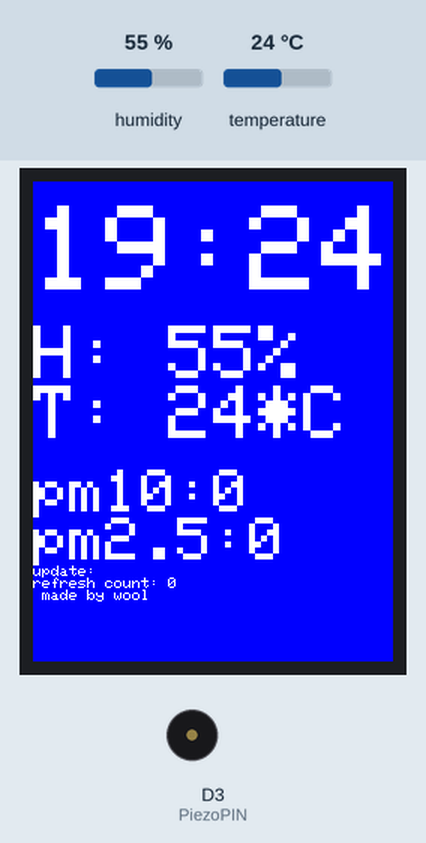
The sketch below on a simulated Arduino MKR. Shown: 240×320 colour display, buzzer (waves = sounding). The test bench sets the inputs (shaded band); at power-on: humidity 55 %, temperature 24 °C. WiFi joins after 1.5 s; servers stay silent unless stated; uploads are accepted with an empty reply; the local clock reads 2024-03-15 10:24:30 at power-on unless the sketch sets it; what the sketch prints to the serial monitor is not drawn.

Above: at 15.6 s.
At 35.7 s:
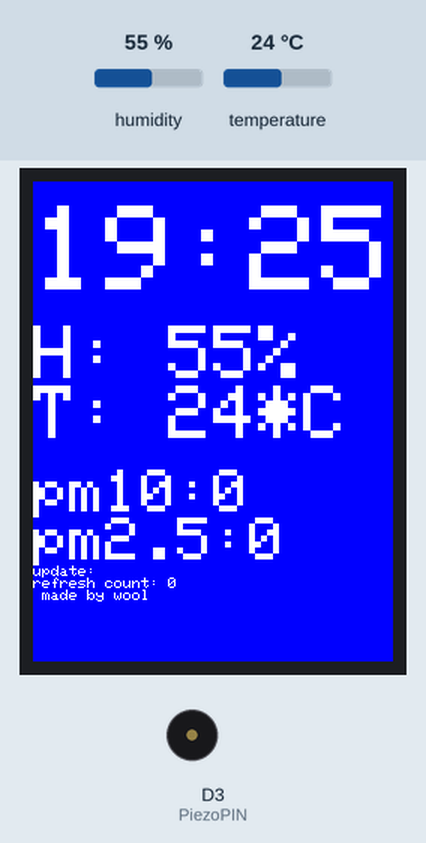
At 96.1 s:
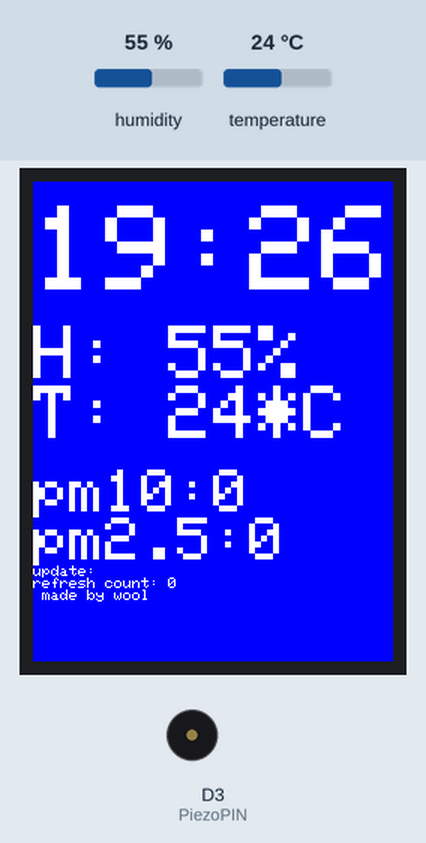
Timing chart, 0 to 97.6 s (numbered marks = the images above):
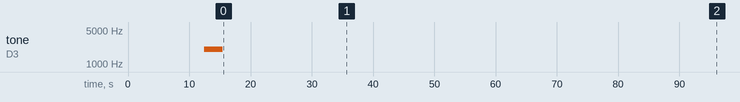

Measured:
- what the display in image 0 shows lasts 20.1 s, from 15.6 s to 35.7 s
- what the display in image 1 shows lasts 60.3 s, from 35.7 s to 96.0 s

The sketch:

dust09_piezo.ino
```cpp
#include <SPI.h>
#include <WiFi101.h>
#include <WiFiUdp.h>
#include <RTCZero.h>
#include <Adafruit_GFX.h>
#include <Adafruit_ILI9341.h>
#include <DHT.h>
#include <Wire.h>

RTCZero rtc;
WiFiClient client;

///////please enter your sensitive data in the Secret tab/arduino_secrets.h
char ssid[] = "wool2";        // your network SSID (name)
char pass[] = "1q3e5t7u!";    // your network password (use for WPA, or use as key for WEP)
int keyIndex = 0;            // your network key Index number (needed only for WEP)

int status = WL_IDLE_STATUS;

char server[] = "openapi.airkorea.or.kr";

#define APIKEY    "nESF1DreNeshOI7Q6zdswaS7wzLtVFLILOfnpEs%2B2QIUSVhqQoZ6udu8Eil%2FNLlWOP4UfsTvE%2B4DJQaZyjekaA%3D%3D"
#define CITY    "신풍동"//"신풍동"
#define VERSION    "1.3"

const int reconnect_wifi_Interval = 10; // 10 minutes
const long refresh_lcd_Interval = 20L * 1000L; // 20 seconds

const int GMT = 9; //change this to adapt it to your time zone

long count = 0;

// For MKR1000
#define TFT_MISO 10 // SDO/MISO
#define TFT_CLK 9 // SCK
#define TFT_MOSI 8 // SDI/MOSI
#define TFT_DC 7 // DC/RS
#define TFT_CS 6 // CS
#define TFT_RST 5 // RESET
//LED - vcc(3.3V)

Adafruit_ILI9341 tft = Adafruit_ILI9341(TFT_CS, TFT_DC, TFT_MOSI, TFT_CLK, TFT_RST, TFT_MISO);

#define DHTPIN 4
#define DHTTYPE DHT11
DHT dht(DHTPIN,DHTTYPE);


#define PiezoPIN 3


String tft_datatime = "";
String tft_pm10value = "";
String tft_pm25value = "";

int pm10 = 0;
int pm25 = 0;
int dustLevel = 0;
int predustLevel = 0;


int time_h = 0;
int time_m = 0;


void setup() {
  //Initialize serial and wait for port to open:
  Serial.begin(9600);

  // check for the presence of the shield:
  if (WiFi.status() == WL_NO_SHIELD) {
    Serial.println("WiFi shield not present");
    // don't continue:
    while (true);
  }

  rtc.begin();

  wificonnent();

  dustRequest();

  /////// tft lcd ///////////////////
  tft.begin();

  // read diagnostics (optional but can help debug problems)
  uint8_t x = tft.readcommand8(ILI9341_RDMODE);
  Serial.print("Display Power Mode: 0x"); Serial.println(x, HEX);
  x = tft.readcommand8(ILI9341_RDMADCTL);
  Serial.print("MADCTL Mode: 0x"); Serial.println(x, HEX);
  x = tft.readcommand8(ILI9341_RDPIXFMT);
  Serial.print("Pixel Format: 0x"); Serial.println(x, HEX);
  x = tft.readcommand8(ILI9341_RDIMGFMT);
  Serial.print("Image Format: 0x"); Serial.println(x, HEX);
  x = tft.readcommand8(ILI9341_RDSELFDIAG);
  Serial.print("Self Diagnostic: 0x"); Serial.println(x, HEX);

  Serial.println(F("Benchmark                Time (microseconds)"));
  delay(10);
  Serial.println(F("Screen fill              "));
  //Serial.println(testFillScreen());
  delay(500);

  tone(PiezoPIN, 2000);
  delay(3000);
  noTone(PiezoPIN);
  delay(10);
}

void loop() {

  time_h = rtc.getHours() + GMT;
  time_m = rtc.getMinutes();

  if(time_h >24){
    time_h = time_h - 24;
  }
  Serial.print(time_h);
  Serial.print(":");
  Serial.println(time_m);

  if(time_m % reconnect_wifi_Interval == 0) {

    wificonnent();

    dustRequest();

    delay(30000);

  }

  float h = dht.readHumidity();
  float t = dht.readTemperature();
  // Read temperature as Fahrenheit (isFahrenheit = true)
  float f = dht.readTemperature(true);

  pm10 = tft_pm10value.toInt();
  pm25 = tft_pm25value.toInt();

  if(pm10 > 100 || pm25 > 50) {
    tft.fillScreen(ILI9341_RED);
    dustLevel = 3;
  }
  else if(pm10 > 50 || pm25 > 25) {
    tft.fillScreen(ILI9341_ORANGE);
    dustLevel = 2;
  }
  else if(pm10 > 30 || pm25 > 15) {
    tft.fillScreen(ILI9341_GREEN);
    dustLevel = 1;
  }
  else {
    tft.fillScreen(ILI9341_BLUE);
    dustLevel = 0;
  }

  if(predustLevel != dustLevel) {
    tone(PiezoPIN, 1000);
    delay(3000);
    noTone(PiezoPIN);
    delay(10);
    predustLevel = dustLevel;
  }

  tft.setRotation(0); //0~3
  tft.setCursor(0, 0);
  tft.setTextColor(ILI9341_WHITE);

  tft.setTextSize(2);
  tft.println(" ");

  tft.setTextSize(8);
  if(time_h < 10) {
    tft.print("0");
  }
  tft.print(time_h);
  tft.print(":");
  if(time_m < 10) {
    tft.print("0");
  }
  tft.println(time_m);

  tft.setTextSize(2);
  tft.println(" ");

  tft.setTextSize(5);

  tft.print("H: ");
  tft.print(int(h));
  tft.println("%");
  tft.print("T: ");
  tft.print(int(t));
  tft.println("*C ");

  tft.setTextSize(2);
  tft.println(" ");

  tft.setTextSize(4);
  tft.print("pm10:");
  tft.println(pm10);
  tft.print("pm2.5:");
  tft.println(pm25);

  tft.setTextSize(1);
  tft.print("update: ");
  tft.println(tft_datatime);

  tft.print("refresh count: ");
  tft.println(count);
  tft.print(" made by wool");

  //end and disconnect wifi
  client.stop();
  WiFi.end();

  status = WiFi.status();

  delay(refresh_lcd_Interval);

  Serial.println("--------------------------------------");

}

void wificonnent() {

  // attempt to connect to WiFi network:
  while ( status != WL_CONNECTED) {
    Serial.print("Attempting to connect to SSID: ");
    Serial.println(ssid);
    // Connect to WPA/WPA2 network. Change this line if using open or WEP network:
    status = WiFi.begin(ssid, pass);

    // wait 10 seconds for connection:
    delay(10000);
  }
  // you're connected now, so print out the status:
  printWiFiStatus();

  get_time();

}


// this method makes a HTTP connection to the server:
void dustRequest() {
  // close any connection before send a new request.
  // This will free the socket on the WiFi shield
  client.stop();

  // if there's a successful connection:
  if (client.connect(server, 80)) {
    Serial.println("connecting...");
    // send the HTTP PUT request:
    client.print(F("GET /openapi/services/rest/ArpltnInforInqireSvc/getMsrstnAcctoRltmMesureDnsty?stationName="));
    client.print(CITY);
    client.print(F("&dataTerm=daily&pageNo=1&numOfRows=1&ServiceKey="));
    client.print(APIKEY);
    client.print(F("&ver="));
    client.print(VERSION);
    client.print(F(" HTTP/1.1\r\n"));
    client.println("Host: openapi.airkorea.or.kr");
    client.println("Connection: close");
    client.println();

    // note the time that the connection was made:
    //lastConnectionTime = millis();
  }
  else {
    // if you couldn't make a connection:
    Serial.println("connection failed");
  }

  while(!client.available()) {
  }

  int i = 0;
  while (client.available()) {
    i++;
    String line = client.readStringUntil('\n');

    int datatime= line.indexOf("</dataTime>");

    if(datatime>0){
      Serial.println("-----------------------------");
      String tmp_str="<dataTime>";
      String wt_datatime = line.substring(line.indexOf(tmp_str)+tmp_str.length(),datatime);
      Serial.print("datetime : ");
      Serial.println(wt_datatime);
      tft_datatime = wt_datatime;
    }

    int pm10value= line.indexOf("</pm10Value>");

    if(pm10value>0){
      String tmp_str="<pm10Value>";
      String wt_pm10value = line.substring(line.indexOf(tmp_str)+tmp_str.length(),pm10value);
      Serial.print("pm10 value : ");
      Serial.println(wt_pm10value);
      tft_pm10value = wt_pm10value;
    }

    int pm25value= line.indexOf("</pm25Value>");

    if(pm25value>0){
      String tmp_str="<pm25Value>";
      String wt_pm25value = line.substring(line.indexOf(tmp_str)+tmp_str.length(),pm25value);
      Serial.print("pm25 value : ");
      Serial.println(wt_pm25value);
      count++;
      Serial.println(count);
      tft_pm25value = wt_pm25value;
    }

  }
}

void printWiFiStatus() {
  // print the SSID of the network you're attached to:
  Serial.print("SSID: ");
  Serial.println(WiFi.SSID());

  // print your WiFi shield's IP address:
  IPAddress ip = WiFi.localIP();
  Serial.print("IP Address: ");
  Serial.println(ip);

  // print the received signal strength:
  long rssi = WiFi.RSSI();
  Serial.print("signal strength (RSSI):");
  Serial.print(rssi);
  Serial.println(" dBm");
}

void get_time() {

  unsigned long epoch;
  int numberOfTries = 0, maxTries = 6;
  do {
    epoch = WiFi.getTime();
    numberOfTries++;
  }
  while ((epoch == 0) && (numberOfTries < maxTries));

  if (numberOfTries > maxTries) {
    Serial.print("NTP unreachable!!");
    while (1);
  }
  else {
    Serial.print("Epoch received: ");
    Serial.println(epoch);
    rtc.setEpoch(epoch);

    Serial.println();
  }
}
```
